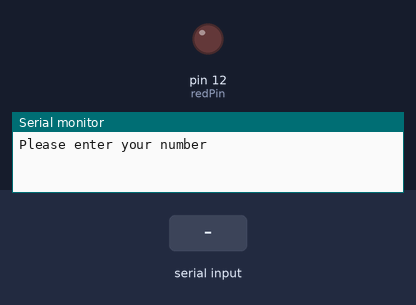
A sketch run on a simulated Arduino Uno, built with avr-gcc and run on an emulated ATmega328P. Shown: output pins drawn as LEDs (lit = HIGH), the last lines printed to the serial monitor. Dashed ring = blinking. Inputs (shaded band) come from the test bench.

Above: at 1.2 s.
1.3 s: "90,45\n" received over Serial
At 1.7 s:
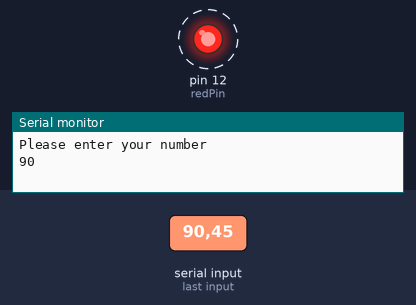
Timing chart, 0 to 10.3 s (numbered marks = the images above; inputs shaded):
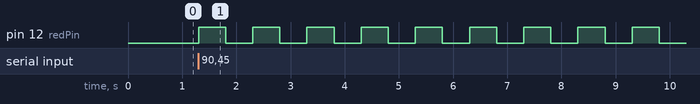

The sketch:

Lesson18.ino
```cpp
// Lesson 18: Reading numbers from the Serial monitor
// Methodology: Ask, wait and read!
int myNumber;
String msg = "Please enter your number";
String msg1 = " Your number is ";

int numBlinks;
int j;
int redPin = 12;
int dt = 500;
String msg2 = " How many blinks do you want? ";

void setup() {
  Serial.begin(9600);
  pinMode(redPin, OUTPUT);
}

void loop() {
//  // Case 1:
//  // Ask
//  Serial.println(msg);
//  // Wait
//  while(Serial.available()==0){}
//  // Read
//  myNumber = Serial.parseInt();
//  Serial.print(msg1);
//  Serial.println(myNumber);

// Case 2: How many blinks does the user want?
// Basic LED setup
  // Ask
  Serial.println(msg);
  // Wait
  while(Serial.available()==0){}
  // Read
  numBlinks = Serial.parseInt();
  Serial.print("");
  Serial.println(numBlinks);
  for (j=1;j<=numBlinks;j++){
    digitalWrite(redPin, HIGH);
    delay(dt);
    digitalWrite(redPin, LOW);
    delay(dt);
    Serial.print("We have blinked ");
    Serial.print(j);
    Serial.println(" times");
  }
}
```

Measured:
- after the input at 1.3 s, pin 12 (redPin): alternates HIGH for 0.50 s and LOW for 0.50 s, starting at once
